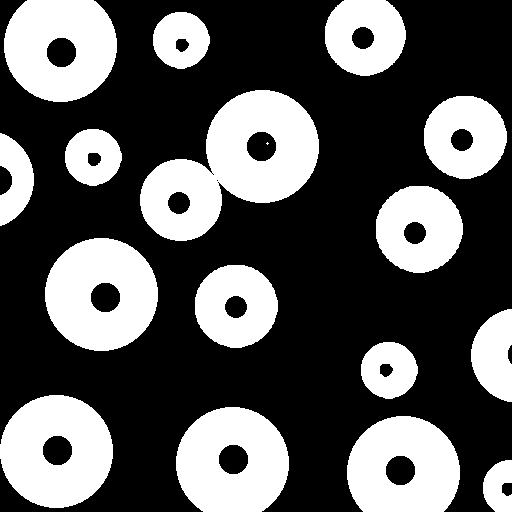
#> input picture Imagens/binary_dots.jpg, 512 x 512 px
$ python Aula12_Operacoes_Morfologicas-preenchimento.py
#> lines starting #> are read from the running program, lines starting #| are printed output that depends on the picture; after the words box and inside, x2 and y2 are one past the last pixel; in counts of white or black regions, pixels touching at a corner belong together
import cv2
from matplotlib import pyplot as plt
import numpy as np
import visaoComputacional as visco

I = cv2.imread('./Imagens/binary_dots.jpg', cv2.IMREAD_GRAYSCALE)
#> I is the input picture: shape (512, 512); min 0, max 255, mean 90.1
ret, I = cv2.threshold(I, 0, 255, cv2.THRESH_BINARY+cv2.THRESH_OTSU)
#> I: shape (512, 512); 35.3% white; 17 white regions (1 under 20 px), largest, box (x1, y1, x2, y2) and area: (140, 90, 319, 241) 14240, (45, 238, 158, 351) 9332, (0, 395, 113, 508) 9332
#> ret = 1
# plt.figure()
# plt.imshow(I, cmap='gray')

# Inversão da imagem binária
I_mascara = 255 - I
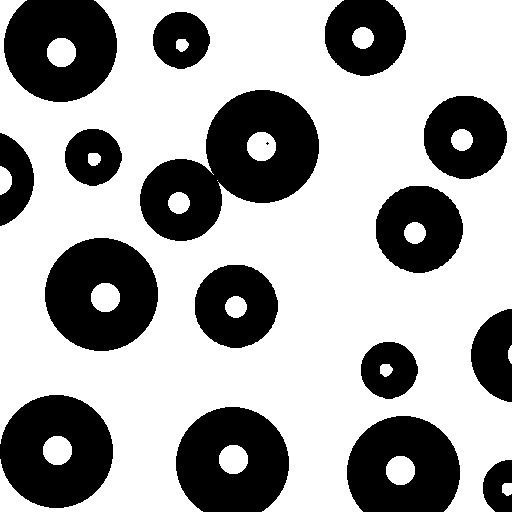
#> I_mascara: shape (512, 512); 64.7% white; 17 black regions (1 under 20 px), largest, box (x1, y1, x2, y2) and area: (140, 90, 319, 241) 14240, (45, 238, 158, 351) 9332, (0, 395, 113, 508) 9332
plt.figure()
plt.imshow(I_mascara, cmap='gray')

I_marcador = I_mascara.copy()
I_marcador[2:-1,2:-1] = 0
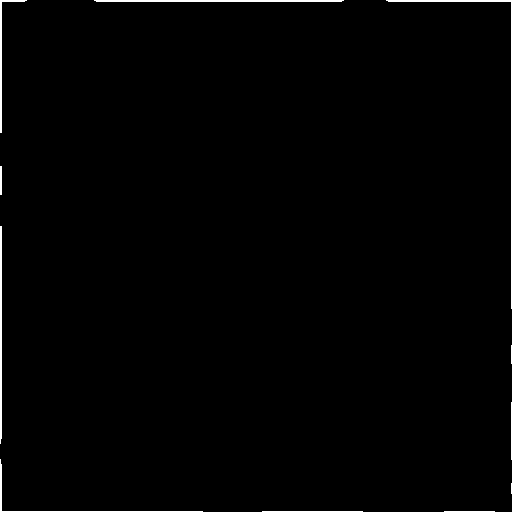
#> I_marcador: shape (512, 512); 0.91% white; 11 white regions (2 under 20 px), largest, box (x1, y1, x2, y2) and area: (386, 0, 512, 309) 557, (94, 0, 344, 2) 496, (0, 226, 2, 444) 431
plt.figure()
plt.imshow(I_marcador, cmap='gray')

#> (the run stopped early here; a loop or call above may not have finished)
